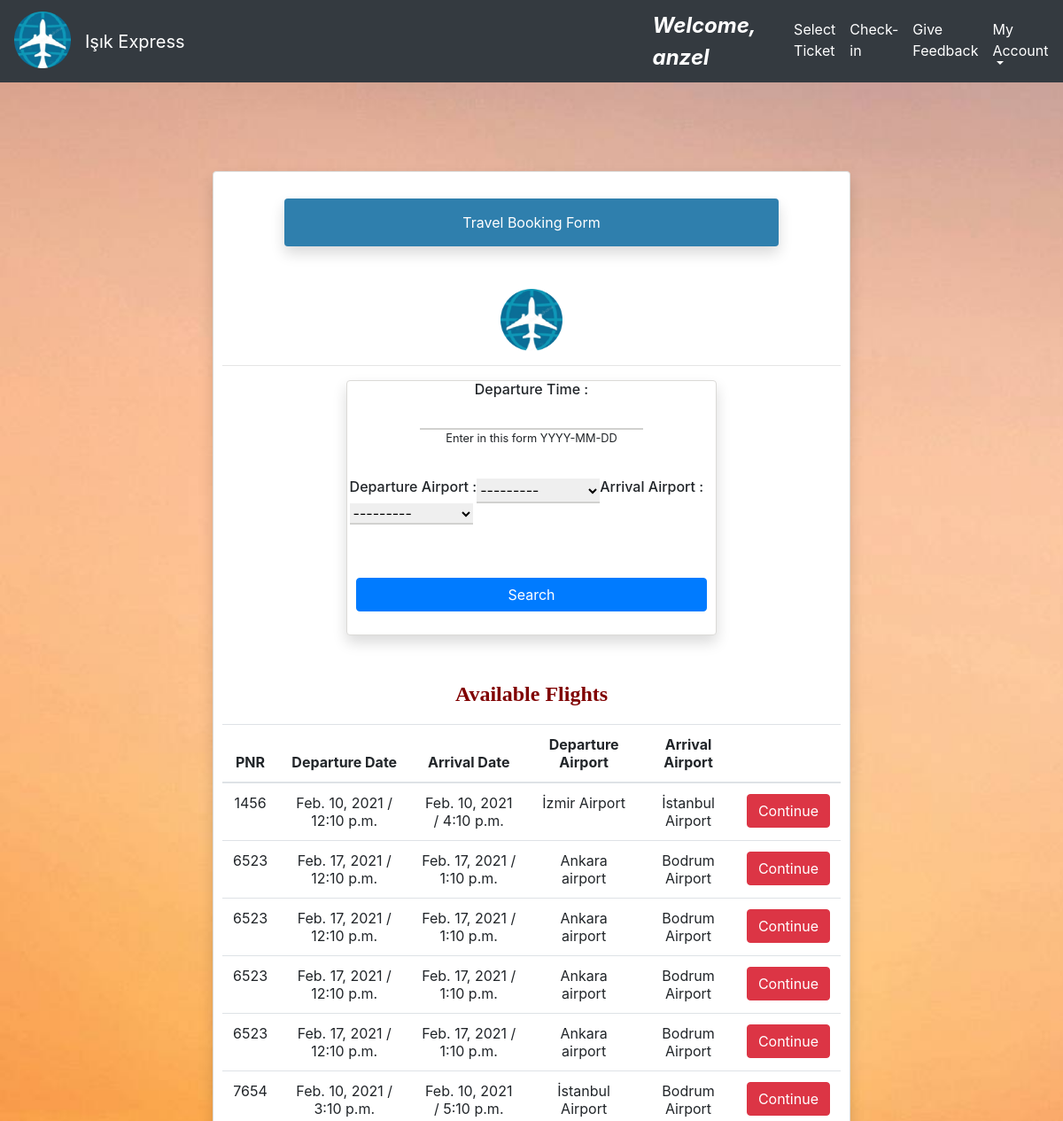
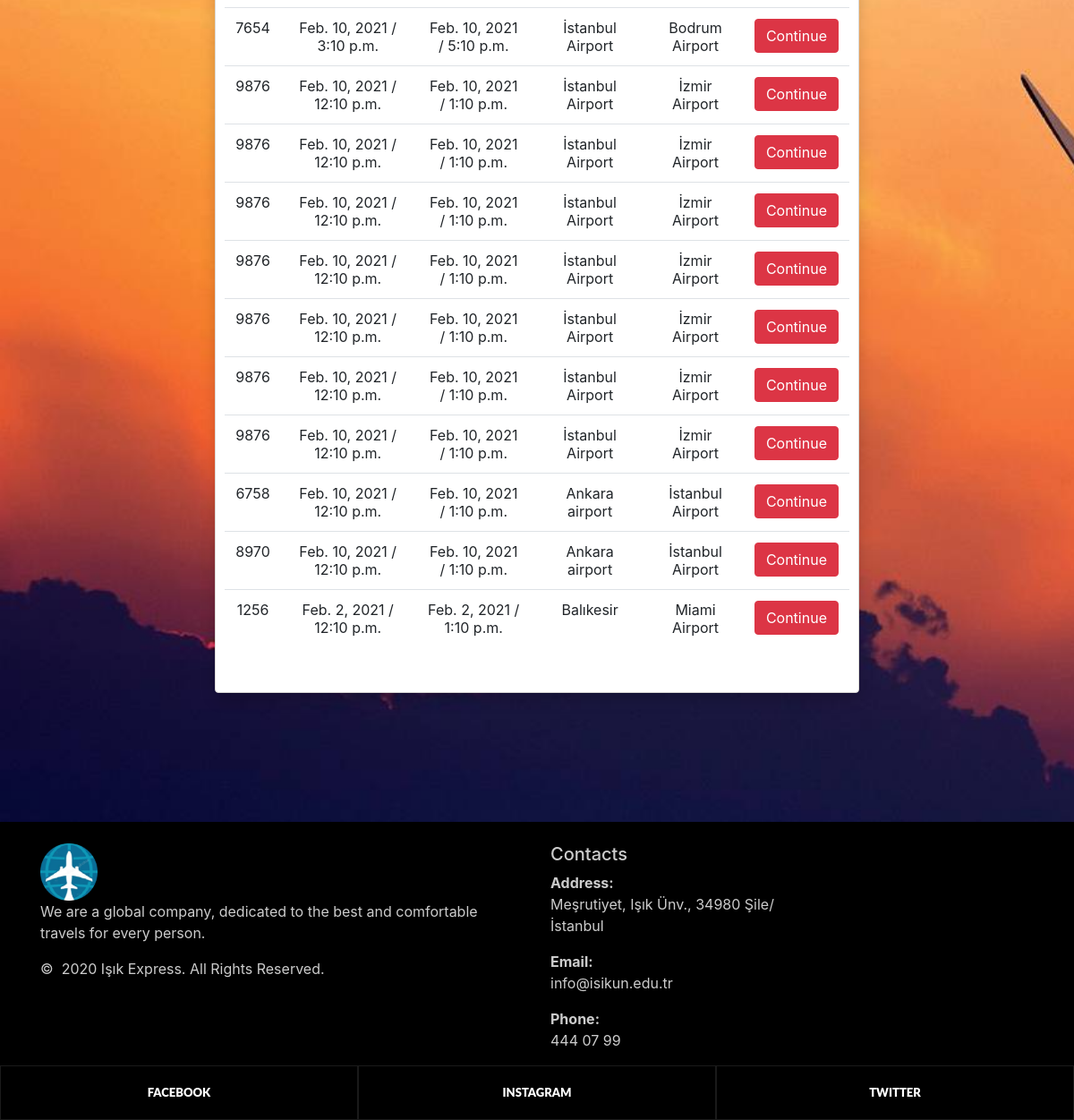
/homepage/ (signed in), run on the app's committed database (2 pictures, top to bottom).
### home/models.py (models this page shows, shortened)
class Flight(models.Model):
    pnr=models.CharField(max_length=10, null=True)
    departure_time = models.DateField(auto_now_add=False, auto_now=False, null=True)
    arrival_time = models.DateField(auto_now_add=False, auto_now=False, null=True)
    departure_hour=models.TimeField(auto_now=False, auto_now_add=False, null=True)
    arrival_hour = models.TimeField(auto_now=False, auto_now_add=False, null=True)
    from_airport = models.ForeignKey(Airport, null=True,on_delete=models.SET_NULL, related_name="from_airport")
    to_airport = models.ForeignKey(Airport, null=True,on_delete=models.SET_NULL, related_name="to_airport")
    price= models.DecimalField(max_digits=10,decimal_places=2,null=True)

class Airport(models.Model):
    name=models.CharField(max_length=255,null=True)
    address=models.CharField(max_length=500,null=True)
    def __str__(self):
        return self.name

### home/views.py (the view)
# urls.py: path('homepage/', views.homepage, name="homepage"),
@login_required
def homepage(request):
    user = request.user
    registereduser = RegisteredUser.objects.get(user=user)
    requested_user_type = user_type.objects.get(registereduser=registereduser)
    flights = Flight.objects.filter(departure_time__range=[timezone.now(), "2022-01-01"])
    myFilter = FlightFilter(request.GET , queryset=flights)
    flights = myFilter.qs
    form = addflight()
    if request.method == "POST":
        form = addflight(request.POST)
        if form.is_valid():
            form.save()
            return HttpResponseRedirect('/homepage/')
    if requested_user_type.user_type == 'A':
        return render(request, 'home/homepage.html', {'form':form, 'requested_user_type': requested_user_type, 'flights': flights})
    return render(request, 'home/homepage.html', {'flights': flights , 'myFilter':myFilter})

### home/templates/home/homepage.html (shortened to what this page needs)
{% extends 'home/main.html' %}
{% load static %}
{% block content %}
<head>
    <link rel="stylesheet" type="text/css" href="{% static 'css/footer.css' %}">
    <link rel="stylesheet" type="text/css" href="{% static 'css/background.css' %}">
    <link rel="stylesheet" href="https://cdnjs.cloudflare.com/ajax/libs/font-awesome/4.7.0/css/font-awesome.min.css">
    <link rel="stylesheet" href="https://stackpath.bootstrapcdn.com/bootstrap/4.1.1/css/bootstrap.min.css">
    <link rel="stylesheet" href="https://stackpath.bootstrapcdn.com/bootstrap/4.1.1/js/bootstrap.bundle.min.js">
</head>
<body class="first-info">
{% if requested_user_type.user_type == 'A' %}
<div class="card shadow mb-5 bg-white rounded" style=" margin-top: 100px; " class="first-info">
    <div class="card-body" style=" margin-top: 30px; ">
        <p class="card-title text-center shadow mb-5 rounded">Travel Booking Form</p>
        <div class="icons text-center">
            <img src="/static/images/logo.png" style="height: 70px; width: 70px; ">
        </div>
        <hr>
        <center><p><font face="tahoma" size="5" color="maroon"><b>Add Flights</b></font></p></center>
        <table class="table table-hover text-center">
            <thead>
            <tr>
                <th>PNR</th>
                <th>Departure Date</th>
                <th>Arrival Date</th>
                <th>Departure Airport</th>
                <th>Arrival Airport</th>
                <th>Base Price (Changable For Class Choices)</th>
                <th></th>
            </tr>
            </thead>
            <tbody>
            <form role="form" method="POST">
                {% csrf_token %}
                <div class="form-group">
                    <label><b>PNR:</b></label>
                    {{form.pnr}}
                </div>
                <div class="form-group">
                    <label><b>Departure Time:</b></label>
                    {{form.departure_time}}
                </div>
                <div class="form-group">
                    <label><b>Arrival Time:</b></label>
                    {{form.arrival_time}}
                </div>
                <div class="form-group">
                    <label><b>Departure Hour:</b></label>
                    {{form.departure_hour}}
                </div>
                <div class="form-group">
                    <label><b>Arrival Hour:</b></label>
                    {{form.arrival_hour}}
                </div>
                <div class="form-group">
                    <label><b>From Airport:</b></label>
                    {{form.from_airport}}
                </div>
                <div class="form-group">
                    <label><b>To Airport:</b></label>
                    {{form.to_airport}}
                </div>
                <div class="form-group">
                    <label><b>Price:</b></label>
                    {{form.price}}
                </div>
                <div class="form-group">
                    <button class="btn btn-dark btn-block" type="submit" onclick="myfunction()"
                            style="background-color:#ea7c1f">
                        Save Flight
                    </button>
                    <script>
            function myfunction(){
                alert("Flight added.");
                window.location.href = "{% url 'homepage' %}"
            }
                    </script>
                </div>
            </form>
            <center><p><font face="tahoma" size="5" color="maroon"><b>Available Flights</b></font></p></center>
            <hr>
            {% for i in flights %}
            <form action="" method="POST">
                {% csrf_token %}
                <tr>
                    <td>{{ i.pnr }}</td>
                    <td>{{ i.departure_time }} / {{ i.departure_hour }}</td>
                    <td>{{ i.arrival_time }} / {{ i.arrival_hour }}</td>
                    <td>{{ i.from_airport }}</td>
                    <td>{{ i.to_airport }}</td>
                     <td>{{ i.price }}</td>
                    <td>
                        <a href="/cancel_flight/{{ i.id }}"><b style='font-size:15px;'>&#10006;Delete</b></a>
                    </td>
                </tr>
            </form>
            {% endfor %}
            </tbody>
        </table>
        <br>
    </div>
</div>
{% else %}
<div class="card shadow mb-5 bg-white rounded" style=" margin-top: 100px; " class="first-info">
    <div class="card-body" style=" margin-top: 30px; ">
        <p class="card-title text-center shadow mb-5 rounded">Travel Booking Form</p>
        <div class="icons text-center">
            <img src="/static/images/logo.png" style="height: 70px; width: 70px; ">
        </div>
        <hr>
        <div class="card shadow mb-5 bg-white rounded">
            <form method="get">
                    <center><h6>Departure Time : </h6>{{ myFilter.form.departure_time }}</center>
                    <center><small>Enter in this form YYYY-MM-DD </small></center>
                <br>
                <div class="row p-2 my-1">
                    <h6>Departure Airport : </h6>{{ myFilter.form.from_airport }}
                    <h6>Arrival Airport : </h6>{{ myFilter.form.to_airport }}
                </div>
                <br><br>
                <button class="btn btn-primary btn-block" type="submit">Search</button>
            </form>
        </div>
        <center><p><font face="tahoma" size="5" color="maroon"><b>Available Flights</b></font></p></center>
        <table class="table table-hover text-center">
            <thead>
            <tr>
                <th>PNR</th>
                <th>Departure Date</th>
                <th>Arrival Date</th>
                <th>Departure Airport</th>
                <th>Arrival Airport</th>
                <th></th>
            </tr>
            </thead>
            <tbody>
            {% for i in flights %}
            <form action="" method="POST">
                <tr>
                    <td>{{ i.pnr }}</td>
                    <td>{{ i.departure_time }} / {{ i.departure_hour }}</td>
                    <td>{{ i.arrival_time }} / {{ i.arrival_hour }}</td>
                    <td>{{ i.from_airport }}</td>
                    <td>{{ i.to_airport }}</td>
                    <td><a href="{% url 'selected_flight' i.id %}" name="choose" class="btn btn-danger" role="button">Continue</a>
                    </td>
                </tr>
            </form>
            {% endfor %}
            </tbody>
        </table>
        <br>
    </div>
</div>
{% endif %}
<br><br><br><br>
</body>
{% endblock %}

### home/templates/home/navbar.html (shortened to what this page needs)
{% load static %}
{% block content %}
<head>
</head>
<body>
<nav class="navbar navbar-expand-md navbar-dark bg-dark">
    <a class="navbar-brand pb-2" href="{% url 'homepage' %}"><img src="{% static 'images/logo.png' %}" style="height: 64px; width: 64px"></a>
                <a class="navbar-brand" href="{% url 'homepage' %}">Işık Express</a>
    <a class="nav navbar-nav navbar-right " style="margin-left: 32rem !important;" ><font  size="5" color="white"><b><i>Welcome, {{user.username}}</i></b></font></a>
    <div class="collapse navbar-collapse" id="navbarNavDropdown" style="margin-left: 3% !important;">
        <ul class="navbar-nav">
        {% if requested_user_type.user_type == 'A' %}
        <li class="nav-item active">
                <a class="nav-link" href="{% url 'addairport' %}">Add Airports <span class="sr-only">(current)</span></a>
            </li>
            <li class="nav-item">
                <a class="nav-link" href="{% url 'feedbacklist' %}" style="color:white">Response Feedbacks</a>
            </li>
             <li class="nav-item">
                 <a class="nav-link" href="{% url 'logout' %}" style="color:white">Logout</a>
             </li>
        {% else %}
            <li class="nav-item active">
                <a class="nav-link" href="{% url 'homepage' %}">Select Ticket <span class="sr-only">(current)</span></a>
            </li>
            <li class="nav-item">
                <a class="nav-link" href="{% url 'checkin' %}" style="color:white">Check-in</a>
            </li>
            <li class="nav-item">
                <a class="nav-link" href="{% url 'FeedbackPage' %}" style="color:white">Give Feedback</a>
            </li>
            <li class="nav-item dropdown">
                <a class="nav-link dropdown-toggle"  id="navbarDropdownMenuLink" data-toggle="dropdown" aria-haspopup="true" aria-expanded="false" style="color:white"> My Account </a>
            </li>
        {% endif %}
        </ul>
    </div>
</nav>
</body>
{% endblock %}

### home/static/css/background.css (style rules this page uses)
.first-info { background-image: url( '/static/images/plane1.jpg' ) ; background-size: cover; background-repeat: no-repeat; }

### home/static/css/footer.css (style rules this page uses)
ul, ol { list-style: none; padding: 0; margin: 0; }

### home/templates/home/homepage.html (style rules this page uses)
.card { margin: auto; border: solid 1px #dbdad7; width: 60%; padding-left: 10px !important; padding-bottom: 10px !important; padding-right: 10px !important; padding-top: 0px !important }
.card-title { margin: auto; padding: 15px; background-color: #2f7fad; color: white; width: 80% }
div.card-body { padding: 0px }
input { outline: 0 !important; border-width: 0 0 2px !important; border-color: #d1d1cf !important }
select { outline: 0 !important; border-width: 0 0 2px !important; border-color: #d1d1cf !important }
.icons { margin: auto !important }

### data on the page
Flight: pnr "1456", departure_time "Feb. 10, 2021", departure_hour "12:10 p.m.", arrival_time "Feb. 10, 2021", arrival_hour "4:10 p.m.", from_airport "İzmir Airport", to_airport "İstanbul Airport"
Flight: pnr "6523", departure_time "Feb. 17, 2021", departure_hour "12:10 p.m.", arrival_time "Feb. 17, 2021", arrival_hour "1:10 p.m.", from_airport "Ankara airport", to_airport "Bodrum Airport"
Flight: pnr "6523", departure_time "Feb. 17, 2021", departure_hour "12:10 p.m.", arrival_time "Feb. 17, 2021", arrival_hour "1:10 p.m.", from_airport "Ankara airport", to_airport "Bodrum Airport"
Flight: pnr "6523", departure_time "Feb. 17, 2021", departure_hour "12:10 p.m.", arrival_time "Feb. 17, 2021", arrival_hour "1:10 p.m.", from_airport "Ankara airport", to_airport "Bodrum Airport"
Flight: pnr "6523", departure_time "Feb. 17, 2021", departure_hour "12:10 p.m.", arrival_time "Feb. 17, 2021", arrival_hour "1:10 p.m.", from_airport "Ankara airport", to_airport "Bodrum Airport"
Flight: pnr "7654", departure_time "Feb. 10, 2021", departure_hour "3:10 p.m.", arrival_time "Feb. 10, 2021", arrival_hour "5:10 p.m.", from_airport "İstanbul Airport", to_airport "Bodrum Airport"
Flight: pnr "7654", departure_time "Feb. 10, 2021", departure_hour "3:10 p.m.", arrival_time "Feb. 10, 2021", arrival_hour "5:10 p.m.", from_airport "İstanbul Airport", to_airport "Bodrum Airport"
Flight: pnr "9876", departure_time "Feb. 10, 2021", departure_hour "12:10 p.m.", arrival_time "Feb. 10, 2021", arrival_hour "1:10 p.m.", from_airport "İstanbul Airport", to_airport "İzmir Airport"
Flight: pnr "9876", departure_time "Feb. 10, 2021", departure_hour "12:10 p.m.", arrival_time "Feb. 10, 2021", arrival_hour "1:10 p.m.", from_airport "İstanbul Airport", to_airport "İzmir Airport"
Flight: pnr "9876", departure_time "Feb. 10, 2021", departure_hour "12:10 p.m.", arrival_time "Feb. 10, 2021", arrival_hour "1:10 p.m.", from_airport "İstanbul Airport", to_airport "İzmir Airport"
Flight: pnr "9876", departure_time "Feb. 10, 2021", departure_hour "12:10 p.m.", arrival_time "Feb. 10, 2021", arrival_hour "1:10 p.m.", from_airport "İstanbul Airport", to_airport "İzmir Airport"
Flight: pnr "9876", departure_time "Feb. 10, 2021", departure_hour "12:10 p.m.", arrival_time "Feb. 10, 2021", arrival_hour "1:10 p.m.", from_airport "İstanbul Airport", to_airport "İzmir Airport"
Flight: pnr "9876", departure_time "Feb. 10, 2021", departure_hour "12:10 p.m.", arrival_time "Feb. 10, 2021", arrival_hour "1:10 p.m.", from_airport "İstanbul Airport", to_airport "İzmir Airport"
Flight: pnr "9876", departure_time "Feb. 10, 2021", departure_hour "12:10 p.m.", arrival_time "Feb. 10, 2021", arrival_hour "1:10 p.m.", from_airport "İstanbul Airport", to_airport "İzmir Airport"
Flight: pnr "6758", departure_time "Feb. 10, 2021", departure_hour "12:10 p.m.", arrival_time "Feb. 10, 2021", arrival_hour "1:10 p.m.", from_airport "Ankara airport", to_airport "İstanbul Airport"
Flight: pnr "8970", departure_time "Feb. 10, 2021", departure_hour "12:10 p.m.", arrival_time "Feb. 10, 2021", arrival_hour "1:10 p.m.", from_airport "Ankara airport", to_airport "İstanbul Airport"
Flight: pnr "1256", departure_time "Feb. 2, 2021", departure_hour "12:10 p.m.", arrival_time "Feb. 2, 2021", arrival_hour "1:10 p.m.", from_airport "Balıkesir", to_airport "Miami Airport"

### other printed values
{{ user.username }} "anzel"
